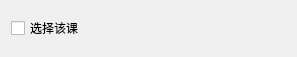
<?xml version="1.0" encoding="UTF-8"?>
<ui version="4.0">
 <class>CellChoose</class>
 <widget class="QWidget" name="CellChoose">
  <property name="geometry">
   <rect>
    <x>0</x>
    <y>0</y>
    <width>297</width>
    <height>57</height>
   </rect>
  </property>
  <property name="windowTitle">
   <string>CellChoose</string>
  </property>
  <layout class="QVBoxLayout" name="verticalLayout">
   <item>
    <widget class="QCheckBox" name="checkBox">
     <property name="text">
      <string>选择该课</string>
     </property>
    </widget>
   </item>
  </layout>
 </widget>
 <layoutdefault spacing="6" margin="11"/>
 <resources/>
 <connections/>
</ui>
